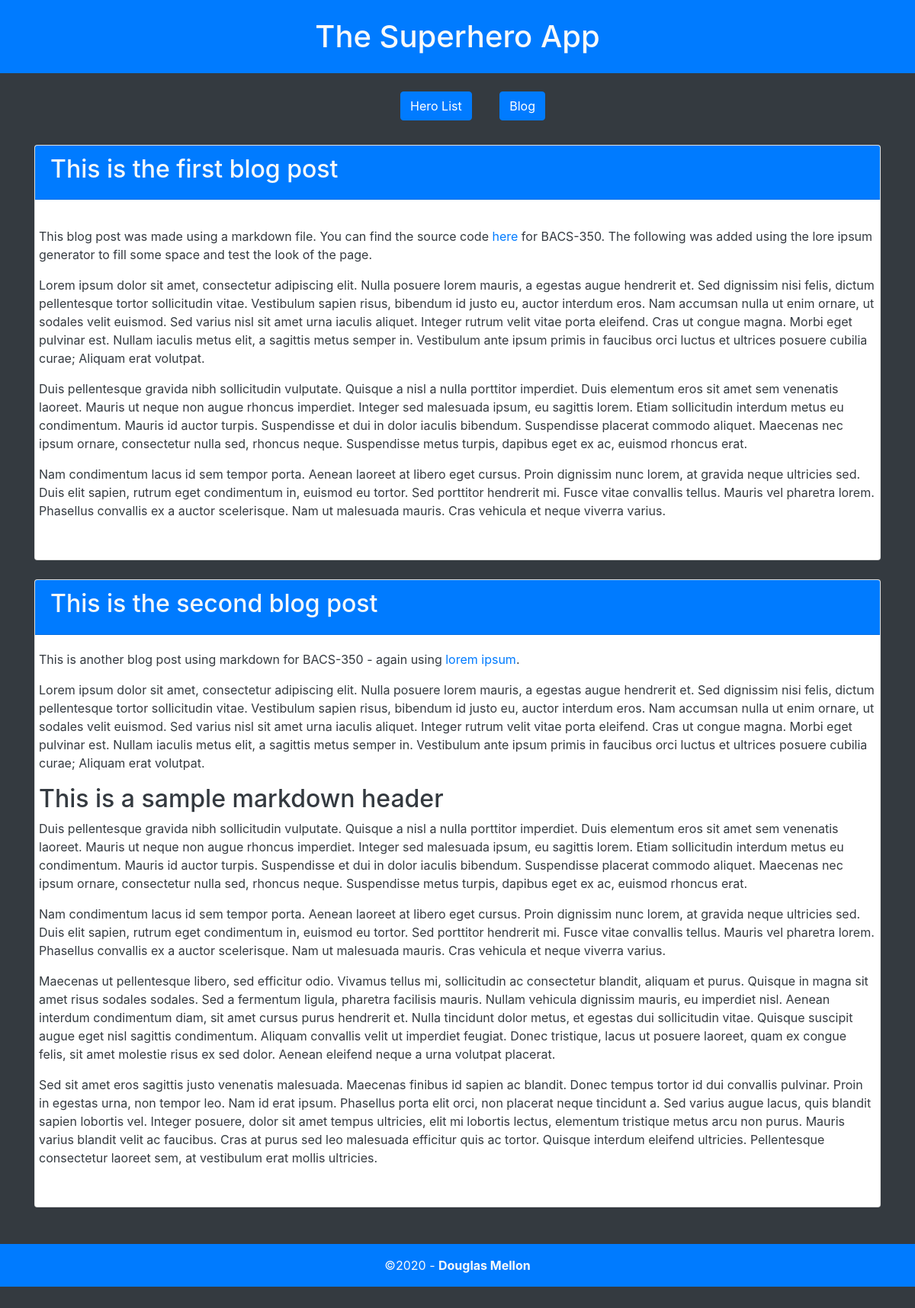
Screenshot of /blog/ with the database file from the repository.
### blog/models.py (models this page shows, shortened)
class Post(models.Model):
    title = models.CharField(max_length=200)
    body = models.TextField()

### blog/views.py (the view)
# urls.py: path('', BlogListView.as_view(), name='blog_list'),
class BlogListView(ListView):
    model = Post
    template_name = 'post_list.html'

### blog/templatetags/markdown_extras.py (called while the page is built)
@register.filter()
@stringfilter
def markdown(value):
    return md.markdown(value, extensions=['markdown.extensions.fenced_code'])

### blog/templates/post_list.html
{% extends 'theme.html' %}
{% block main  %}
    {% load markdown_extras %}
    {% for post in object_list %}
        <main class="bg-dark text-light">
            <div class="container">
                <div class="text">
                    <div class="card">
                        <div class="card-header bg-primary">
                            <h2>
                                {{ post.title }}
                            </h2>
                        </div>
                        <div class="card-body text-dark">
                            <div class="row">
                                <p>{{ post.body | markdown | safe }}</p>
                            </div>
                        </div>
                    </div>
                </div>
            </div>
        </main>
    {% endfor %}
{% endblock main  %}

### superhero/static/css/styles.css (style rules this page uses)
main { margin-bottom: 25px; }

### rows the page displays
Post: title "This is the first blog post", body "This blog post was made using a markdown file. You can find the source code here for BACS-350. The following was added using the lore ipsum generator to fill some space and test the look of the page. Lorem ipsum dolor sit amet, consectetur adipiscing elit. Nulla posuere lorem mauris, a egestas augue hendrerit et. Sed dignissim nisi felis, dictum pellentesque tortor sollicitudin vitae. Vestibulum sapien risus, bibendum id justo eu, auctor interdum eros. Nam accumsan nulla ut enim ornare, ut sodales velit euismod. Sed varius nisl sit amet urna iaculis aliquet. Integer rutrum velit vitae porta eleifend. Cras ut congue magna. Morbi eget pulvinar est. Nullam iaculis metus elit, a sagittis metus…"
Post: title "This is the second blog post", body "This is another blog post using markdown for BACS-350 - again using lorem ipsum . Lorem ipsum dolor sit amet, consectetur adipiscing elit. Nulla posuere lorem mauris, a egestas augue hendrerit et. Sed dignissim nisi felis, dictum pellentesque tortor sollicitudin vitae. Vestibulum sapien risus, bibendum id justo eu, auctor interdum eros. Nam accumsan nulla ut enim ornare, ut sodales velit euismod. Sed varius nisl sit amet urna iaculis aliquet. Integer rutrum velit vitae porta eleifend. Cras ut congue magna. Morbi eget pulvinar est. Nullam iaculis metus elit, a sagittis metus semper in. Vestibulum ante ipsum primis in faucibus orci luctus et ultrices posuere cubilia curae; Aliquam erat…"
